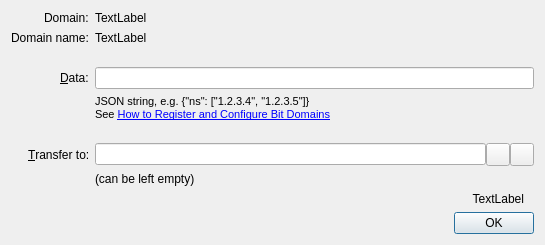
<?xml version="1.0" encoding="UTF-8"?>
<ui version="4.0">
 <class>ConfigureDomainDialog</class>
 <widget class="QDialog" name="ConfigureDomainDialog">
  <property name="geometry">
   <rect>
    <x>0</x>
    <y>0</y>
    <width>545</width>
    <height>245</height>
   </rect>
  </property>
  <property name="sizePolicy">
   <sizepolicy hsizetype="Preferred" vsizetype="Preferred">
    <horstretch>0</horstretch>
    <verstretch>0</verstretch>
   </sizepolicy>
  </property>
  <property name="windowTitle">
   <string>Configure Domain</string>
  </property>
  <layout class="QVBoxLayout" name="verticalLayout">
   <item>
    <layout class="QFormLayout" name="formLayout">
     <property name="fieldGrowthPolicy">
      <enum>QFormLayout::AllNonFixedFieldsGrow</enum>
     </property>
     <property name="labelAlignment">
      <set>Qt::AlignRight|Qt::AlignTrailing|Qt::AlignVCenter</set>
     </property>
     <item row="1" column="0">
      <widget class="QLabel" name="label_2">
       <property name="text">
        <string>Domain:</string>
       </property>
       <property name="buddy">
        <cstring>dataEdit</cstring>
       </property>
      </widget>
     </item>
     <item row="1" column="1">
      <widget class="QLabel" name="labelDomain">
       <property name="text">
        <string notr="true">TextLabel</string>
       </property>
      </widget>
     </item>
     <item row="4" column="0">
      <widget class="QLabel" name="label">
       <property name="text">
        <string>&amp;Data:</string>
       </property>
       <property name="alignment">
        <set>Qt::AlignLeading|Qt::AlignLeft|Qt::AlignVCenter</set>
       </property>
       <property name="buddy">
        <cstring>dataEdit</cstring>
       </property>
      </widget>
     </item>
     <item row="4" column="1">
      <widget class="QLineEdit" name="dataEdit">
       <property name="toolTip">
        <string>Enter JSON string that will be associated with the domain</string>
       </property>
      </widget>
     </item>
     <item row="5" column="1">
      <widget class="QLabel" name="label_4">
       <property name="text">
        <string>&lt;!DOCTYPE HTML PUBLIC &quot;-//W3C//DTD HTML 4.0//EN&quot; &quot;http://www.w3.org/TR/REC-html40/strict.dtd&quot;&gt;
&lt;html&gt;&lt;head&gt;&lt;meta name=&quot;qrichtext&quot; content=&quot;1&quot; /&gt;&lt;style type=&quot;text/css&quot;&gt;
p, li { white-space: pre-wrap; }
&lt;/style&gt;&lt;/head&gt;&lt;body style=&quot; font-family:'MS Shell Dlg 2'; font-size:8pt; font-weight:400; font-style:normal;&quot;&gt;
&lt;p style=&quot; margin:0px; -qt-block-indent:0; text-indent:0px;&quot;&gt;JSON string, e.g. {&amp;quot;ns&amp;quot;: [&amp;quot;1.2.3.4&amp;quot;, &amp;quot;1.2.3.5&amp;quot;]}&lt;/p&gt;
&lt;p style=&quot; margin:0px; -qt-block-indent:0; text-indent:0px;&quot;&gt;See &lt;a href=&quot;https://wiki.namecoin.info/index.php?title=Register_and_Configure_.bit_Domains&quot;&gt;&lt;span style=&quot; text-decoration: underline; color:#0000ff;&quot;&gt;How to Register and Configure Bit Domains&lt;/span&gt;&lt;/a&gt;&lt;/p&gt;&lt;/body&gt;&lt;/html&gt;</string>
       </property>
      </widget>
     </item>
     <item row="7" column="0">
      <widget class="QLabel" name="labelTransferTo">
       <property name="text">
        <string>&amp;Transfer to:</string>
       </property>
       <property name="buddy">
        <cstring>transferTo</cstring>
       </property>
      </widget>
     </item>
     <item row="7" column="1">
      <layout class="QHBoxLayout" name="transferToLayout">
       <property name="spacing">
        <number>0</number>
       </property>
       <property name="sizeConstraint">
        <enum>QLayout::SetDefaultConstraint</enum>
       </property>
       <item>
        <widget class="QValidatedLineEdit" name="transferTo">
         <property name="toolTip">
          <string>The Beyondcoin address to transfer domain to
(e.g. BKJKT5ZpdxppVa8LDNxCYnfHHNNAA1Xdi1).
Leave empty, if not needed.</string>
         </property>
         <property name="maxLength">
          <number>34</number>
         </property>
        </widget>
       </item>
       <item>
        <widget class="QToolButton" name="addressBookButton">
         <property name="toolTip">
          <string>Choose address from address book</string>
         </property>
         <property name="text">
          <string/>
         </property>
         <property name="icon">
          <iconset resource="../bitcoin.qrc">
           <normaloff>:/icons/address-book</normaloff>:/icons/address-book</iconset>
         </property>
         <property name="shortcut">
          <string>Alt+A</string>
         </property>
        </widget>
       </item>
       <item>
        <widget class="QToolButton" name="pasteButton">
         <property name="toolTip">
          <string>Paste address from clipboard</string>
         </property>
         <property name="text">
          <string/>
         </property>
         <property name="icon">
          <iconset resource="../bitcoin.qrc">
           <normaloff>:/icons/editpaste</normaloff>:/icons/editpaste</iconset>
         </property>
         <property name="shortcut">
          <string>Alt+P</string>
         </property>
        </widget>
       </item>
      </layout>
     </item>
     <item row="6" column="1">
      <spacer name="verticalSpacer">
       <property name="orientation">
        <enum>Qt::Vertical</enum>
       </property>
       <property name="sizeHint" stdset="0">
        <size>
         <width>20</width>
         <height>16</height>
        </size>
       </property>
      </spacer>
     </item>
     <item row="2" column="0">
      <widget class="QLabel" name="label_3">
       <property name="text">
        <string>Domain name:</string>
       </property>
      </widget>
     </item>
     <item row="2" column="1">
      <widget class="QLabel" name="labelDomain">
       <property name="text">
        <string notr="true">TextLabel</string>
       </property>
      </widget>
     </item>
     <item row="3" column="1">
      <spacer name="verticalSpacer_2">
       <property name="orientation">
        <enum>Qt::Vertical</enum>
       </property>
       <property name="sizeHint" stdset="0">
        <size>
         <width>20</width>
         <height>16</height>
        </size>
       </property>
      </spacer>
     </item>
     <item row="8" column="1">
      <widget class="QLabel" name="labelTransferToHint">
       <property name="text">
        <string>(can be left empty)</string>
       </property>
      </widget>
     </item>
    </layout>
   </item>
   <item>
    <widget class="QLabel" name="labelSubmitHint">
     <property name="text">
      <string notr="true">TextLabel</string>
     </property>
     <property name="alignment">
      <set>Qt::AlignRight|Qt::AlignTrailing|Qt::AlignVCenter</set>
     </property>
     <property name="margin">
      <number>10</number>
     </property>
     <property name="indent">
      <number>10</number>
     </property>
    </widget>
   </item>
   <item>
    <layout class="QHBoxLayout" name="horizontalLayout">
     <item>
      <spacer name="horizontalSpacer">
       <property name="orientation">
        <enum>Qt::Horizontal</enum>
       </property>
       <property name="sizeHint" stdset="0">
        <size>
         <width>40</width>
         <height>20</height>
        </size>
       </property>
      </spacer>
     </item>
     <item>
      <widget class="QDialogButtonBox" name="buttonBox">
       <property name="sizePolicy">
        <sizepolicy hsizetype="Maximum" vsizetype="Fixed">
         <horstretch>0</horstretch>
         <verstretch>0</verstretch>
        </sizepolicy>
       </property>
       <property name="orientation">
        <enum>Qt::Horizontal</enum>
       </property>
       <property name="standardButtons">
        <set>QDialogButtonBox::Ok</set>
       </property>
      </widget>
     </item>
    </layout>
   </item>
  </layout>
 </widget>
 <customwidgets>
  <customwidget>
   <class>QValidatedLineEdit</class>
   <extends>QLineEdit</extends>
   <header>../../src/qt/qvalidatedlineedit.h</header>
  </customwidget>
 </customwidgets>
 <resources>
  <include location="../bitcoin.qrc"/>
 </resources>
 <connections>
  <connection>
   <sender>buttonBox</sender>
   <signal>accepted()</signal>
   <receiver>ConfigureDomainDialog</receiver>
   <slot>accept()</slot>
   <hints>
    <hint type="sourcelabel">
     <x>248</x>
     <y>254</y>
    </hint>
    <hint type="destinationlabel">
     <x>157</x>
     <y>274</y>
    </hint>
   </hints>
  </connection>
 </connections>
</ui>
